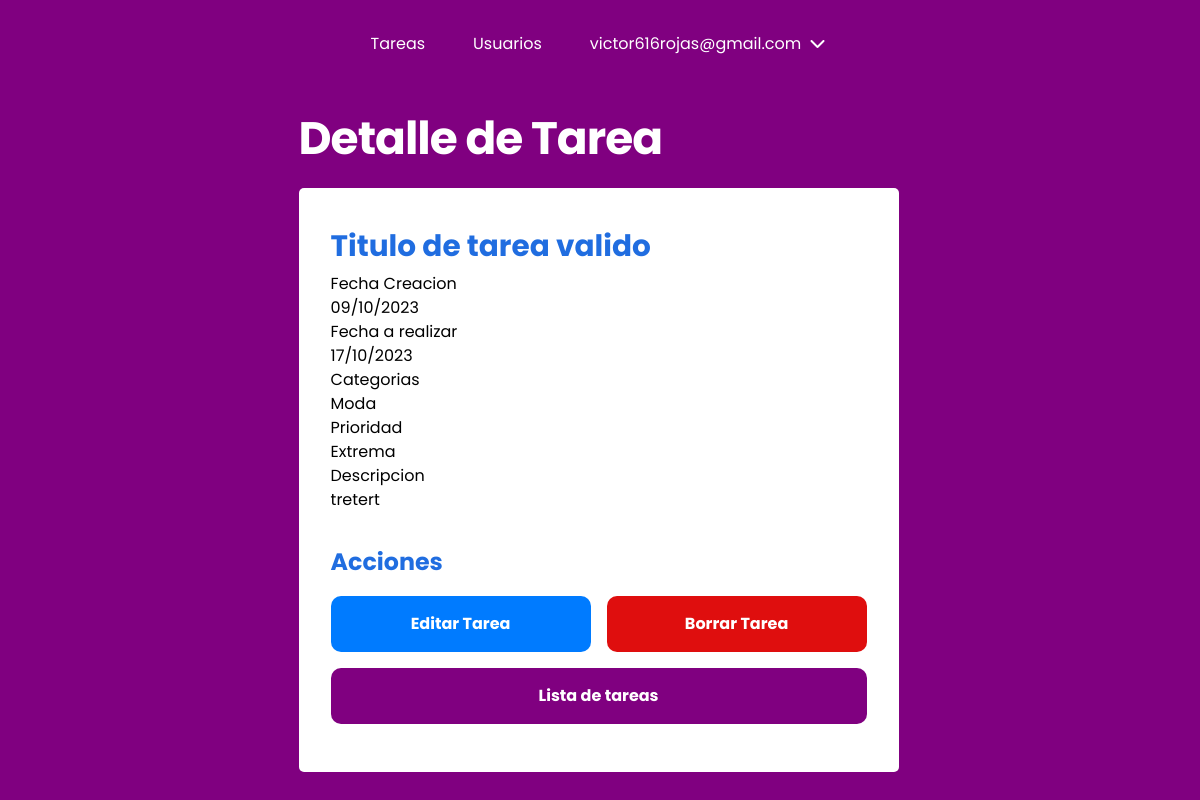
Screenshot of /todo_task/tasks/13/ (signed in) with the database file from the repository.
### users/models.py (models this page shows, shortened)
class CustomUser(AbstractBaseUser, PermissionsMixin):
    email = models.EmailField(unique=True, max_length=25)
    password = models.CharField(max_length=128)
    first_name = models.CharField(max_length=30, blank=True)
    last_name = models.CharField(max_length=30, blank=True)
    date_joined = models.DateTimeField(default=timezone.now)
    is_active = models.BooleanField(default=True)
    is_staff = models.BooleanField(default=False)
    is_worker = models.BooleanField(default=False)
    profile_picture = models.ImageField(upload_to='users/images/profile_pictures/',
                                        blank=True, null=True)
    objects = CustomUserManager()  # Instanciamos nuestro administrador personalizado
    USERNAME_FIELD = "email"
    REQUIRED_FIELDS = []
    class Meta:
        ordering = ["-date_joined"]

### todo_task/models.py (models this page shows, shortened)
class Task(models.Model):
    title = models.CharField(max_length=35)
    complete = models.BooleanField(default=False)
    due_date = models.DateField()
    created = models.DateTimeField(auto_now_add=True)
    labels = models.ManyToManyField("Label")
    user = models.ForeignKey(CustomUser, on_delete=models.CASCADE, related_name="tasks")
    class Meta:
        ordering = ["-created"]

class Label(models.Model):
    name = models.CharField(max_length=50)
    created = models.DateTimeField(auto_now_add=True)
    user = models.ForeignKey(
        CustomUser, on_delete=models.CASCADE, related_name="categories"
    )
    class Meta:
        ordering = ["-created"]

class TaskMetadata(models.Model):
    task = models.OneToOneField(Task, on_delete=models.CASCADE)
    description = models.TextField()
    priority = models.ForeignKey(
        Priority, on_delete=models.SET_NULL, null=True, default=None
    )

class Priority(models.Model):
    name = models.CharField(max_length=50, unique=True)
    created = models.DateTimeField(auto_now_add=True)
    user = models.ForeignKey(
        CustomUser, on_delete=models.CASCADE, related_name="priorities"
    )
    class Meta:
        verbose_name = "Priority"  # Nombre en singular
        verbose_name_plural = "Priorities"  # Nombre en plural
        ordering = ["-created"]
    def __str__(self):
        return self.name

### todo_task/views.py (the view)
# urls.py: path("tasks/<int:task_id>/", views.detail_task, name="task-detail"),
@login_required(login_url="/users/login/")
def detail_task(request, task_id):
    task = get_object_or_404(Task, pk=task_id)
    delete_url = reverse("task-delete", args=[task_id])
    context = {
        "task": task,
        "delete_url": delete_url,
        "task_id_for_modal": task_id,
    }
    return render(request, "todo_task/tasks/detail.html", context)

### todo_task/templates/todo_task/tasks/detail.html (shortened to what this page needs)
{% extends "base.html" %}
{% load static %}
{% block css %}
<link rel="stylesheet" type="text/css" href="{% static 'todo_task/css/style.css' %}">
{% endblock %}
{% block content %}
<section class="card-container">
    <h1 class="fs-6">Detalle de Tarea</h1>
    <div class="card__body flex-column">
        <h2 class="fs-4">{{ task.title }}</h2>
        <div class="task-info">
            <div class="task-info-item">
                <p>Fecha Creacion</p>
                <p class="categoria_count">{{ task.created|date:"d/m/Y" }}</p>
            </div>
            <div class="task-info-item">
                <p>Fecha a realizar</p>
                <p class="categoria_count">{{ task.due_date|date:"d/m/Y" }}</p>
            </div>
            <div class="task-info-item">
                <p>Categorias</p>
                <p class="categoria_count">
                    {% for label in task.labels.all %}
                    {{ label.name }}{% if not forloop.last %} - {% endif %}
                    {% endfor %}
                </p>
            </div>
            <div class="task-info-item">
                <p>Prioridad</p>
                <p class="categoria_count">
                    {% if task.taskmetadata.priority %}
                    {{ task.taskmetadata.priority }}
                    {% else %}
                    Sin Prioridad
                    {% endif %}
                </p>
            </div>
            <div class="task-info-item">
                <p>Descripcion</p>
                <p>{{ task.taskmetadata.description }}</p>
            </div>
        </div>
        <div class="actions">
            <h3 class="fs-3">Acciones</h3>
            <div class="cluster">
                <a class="btn btn-edit" href="{% url 'task-update' task.id %}">Editar Tarea</a>
                <a class="btn btn-delete" href="#" id="delete-modal">Borrar Tarea</a>
                <a class="btn btn-return" href="{% url 'task-list' %}">Lista de tareas</a>
            </div>
        </div>
    </div>
</section>
{% endblock %}

### taskmaster/templates/header.html (shortened to what this page needs)
{% if request.user.is_authenticated %}
<header class="primary-header flex">
    <nav>
        <ul id="primary-navigation" data-visible="false" class="primary-navigation flex">
            <li class="active"><a href="{% url 'task-list-today-due-date' %}">Tareas</a></li>
            {% if request.user.is_staff %}
            <li class="active"><a href="{% url 'user-list' %}">Usuarios</a></li>
            {% endif %}
            <li class="active has-dropdown">{{ request.user.email }} <i class="fa-solid fa-chevron-down"></i>
            </li>
        </ul>
    </nav>
</header>
{% endif %}

### taskmaster/static/css/main.css (style rules this page uses)
:root { --clr-white: rgb(255, 255, 255); --clr-neutral-400: rgb(3, 3, 3); --clr-accent-700: rgb(128, 0, 128); --clr-gradient-accent: rgb(182, 0, 136); --clr-complete: rgb(0, 117, 16); --clr-incomplete: rgb(223, 14, 14); --clr-btn-edit: rgb(0, 123, 255); --clr-btn-delete: rgb(223, 14, 14); --clr-btn-return: rgb(128, 0, 128); --clr-btn-edit-hover: rgba(0, 123, 255, 0.8); --clr-btn-delete-hover: rgba(223, 14, 14, 0.8); --clr-btn-return-hover: rgba(128, 0, 128, 0.8); --bg-clr: rgb(250, 250, 250); --ff-primary: "Poppins", Arial, Helvetica, sans-serif; --fw-regular: 400; --fw-semi-bold: 600; --fw-bold: 700; --fs-1: clamp(0.75rem, calc(0.55rem + 0.69vw), 1.19rem); --fs-2: clamp(0.78rem, calc(0.59rem + 0.81vw), 1.4rem); --fs-3: clamp(0.88rem, calc(0.69rem + 1.06vw), 1.75rem); --fs-4: clamp(1.05rem, calc(0.81rem + 1.38vw), 2.19rem); --fs-5: clamp(1.26rem, calc(0.95rem + 1.79vw), 2.73rem); --fs-6: clamp(1.51rem, calc(1.11rem + 2.31vw), 3.42rem); --fs-7: clamp(1.81rem, calc(1.29rem + 2.98vw), 4.27rem); --fs-8: clamp(2.18rem, calc(1.51rem + 3.83vw), 5.34rem); --fs-btn-1: clamp(1rem, calc(1rem + 0.05vw), 1.19rem); }
*, *::before, *::after { box-sizing: border-box; }
* { margin: 0; padding: 0; font: inherit; }
html { scroll-behavior: smooth; scroll-padding-top: var(--scroll-padding, 75px); }
body { line-height: 1.5; background-color: var(--clr-accent-700); font-family: var(--ff-primary); }
h1, h2, p { color: var(--clr-neutral); }
h3 { color: var(--clr-accent); }
.fs-3 { font-size: var(--fs-3); }
.fs-4 { font-size: var(--fs-4); }
.fs-6 { font-size: var(--fs-6); }
.flex-column { display: flex; flex-direction: column; }
h1 { margin-block: 1rem; width: min(100% - 3rem, 40ch); letter-spacing: -1px; text-align: left; }
.card-container { width: min(100% - 3rem, 60ch); margin-inline: auto; }
.flex { display: flex; gap: var(--gap, 1rem); }
.primary-header { align-items: center; justify-content: center; }
.primary-navigation { list-style: none; }
.primary-navigation a { text-decoration: none; color: var(--clr-white); }
.has-dropdown { display: inline-block; color: var(--clr-white); cursor: pointer; position: relative; }
.fa-chevron-down { padding-inline: 0.25rem; transition: transform 0.3s ease; }
.cluster { display: flex; flex-direction: column; flex-wrap: wrap; gap: 1rem; justify-content: space-between; margin-block: 1rem; }
.actions h3 { font-weight: var(--fw-bold); }
.actions .cluster a { color: white; text-decoration: none; }
@media (min-width: 35em) { .primary-navigation { --gap: clamp(1.5rem, 5vw, 3rem); padding-block: 2rem; padding-inline: clamp(3rem, 8vw, 10rem); } }
h1 { font-weight: var(--fw-bold); color: var(--clr-white); }
.btn { font-weight: bold; padding: 1rem; border-radius: 10px; text-align: center; cursor: pointer; }
.btn-edit { background-color: var(--clr-btn-edit); }
.btn-delete { background-color: var(--clr-btn-delete); }
.btn-return { background-color: var(--clr-btn-return); }

### todo_task/static/todo_task/css/style.css (style rules this page uses)
:root { --clr-main: #206de0; --clr-item-1: #a328b9; --clr-item-2: #3498db; --clr-item-3: #e74c3c; --clr-item-4: #27ae60; --clr-item-5: #f1c40f; --clr-item-1-hover: #8e1a9b; --clr-item-2-hover: #2575ab; --clr-item-3-hover: #c0392b; --clr-item-4-hover: #1f8e3a; --clr-item-5-hover: #d4af0a; --br: 10px; --gap-1: 1rem; --fw-bold: 700; --mt-2: 2rem; }
h3 { font-weight: var(--fw-bold); color: var(--clr-main); }
.card__body { width: 600px; background-color: #fff; border-radius: calc(var(--br) - 5px); padding: 2rem; }
.card__body h2 { font-weight: var(--fw-bold); margin-block: 0.25rem; color: var(--clr-main); word-wrap: break-word; }
.actions { margin-top: var(--mt-2); }
@media (min-width: 45em) { .cluster { flex-direction: row; } }
@media (min-width: 45em) { .cluster a { flex: 1; } }
@media (min-width: 45em) { .cluster a:last-child { flex-basis: 100%; } }

### rows the page displays
CustomUser: user.email "victor616rojas@gmail.com"
Task: title "Titulo de tarea valido", created "09/10/2023", due_date "17/10/2023", taskmetadata.priority "Extrema", taskmetadata.description "tretert"
Label: name "Moda"
